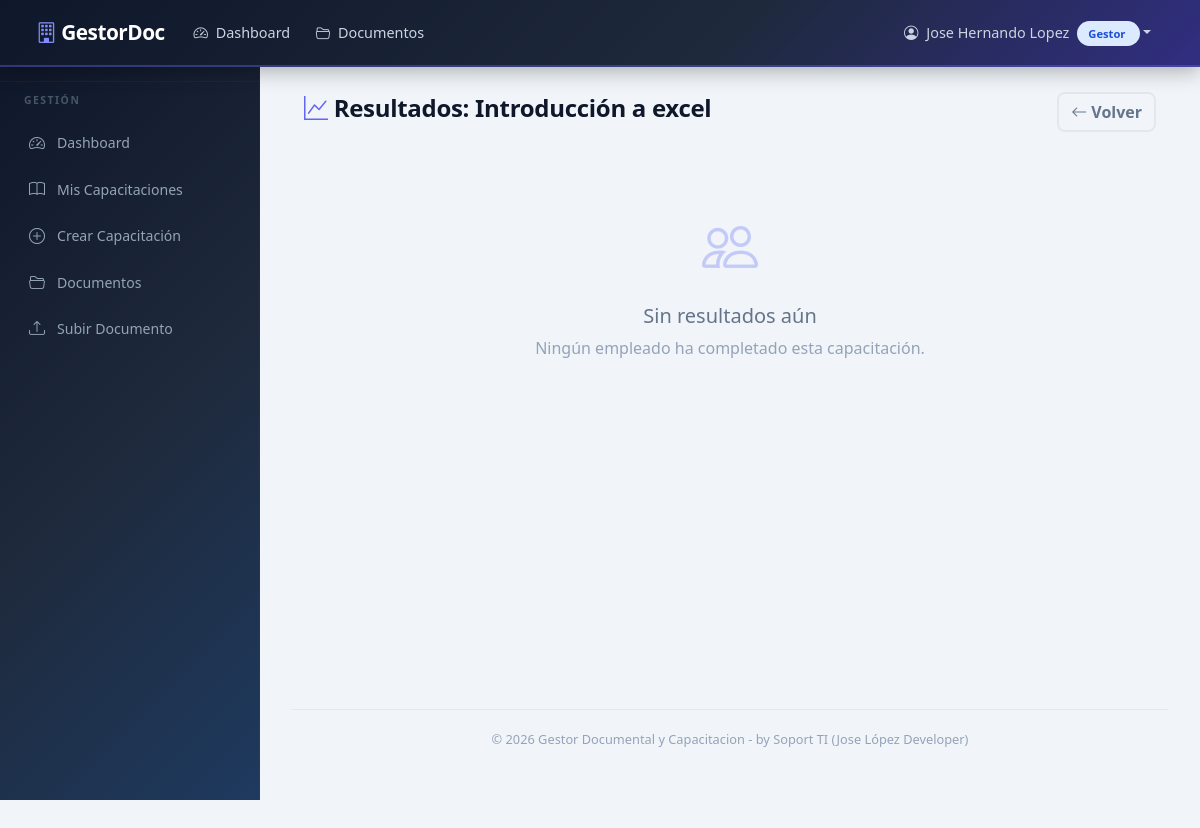
/capacitacion/1/resultados (signed in), run on an earlier commit of the app's database.
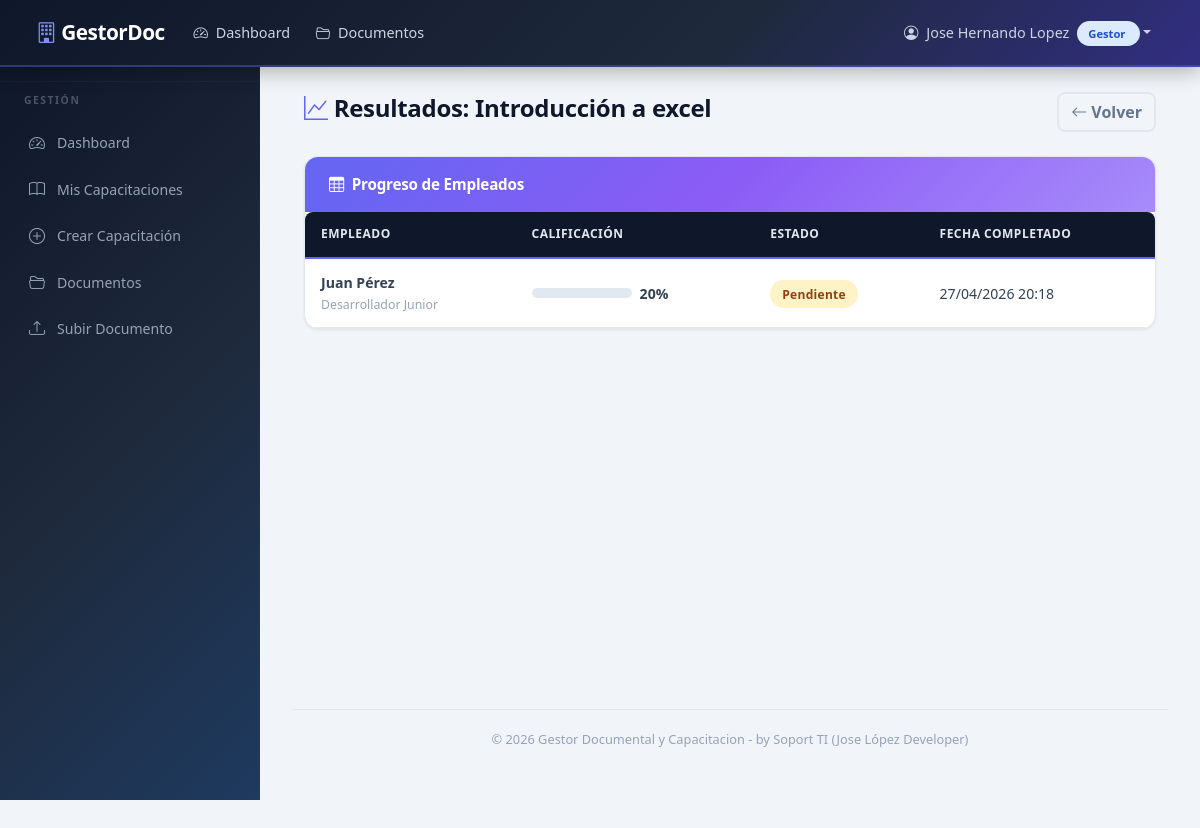
And on a later commit of the database.
### models.py (models this page shows, shortened)
class ProgresoCapacitacion(db.Model):
    __tablename__ = 'progreso_capacitacion'
    id = db.Column(db.Integer, primary_key=True)
    empleado_id = db.Column(
        db.Integer, db.ForeignKey('empleado.id'), nullable=False
    )
    capacitacion_id = db.Column(
        db.Integer, db.ForeignKey('capacitacion.id'), nullable=False
    )
    calificacion = db.Column(db.Integer, default=0)  # 0-100
    estado = db.Column(db.String(20), default='Pendiente')  # Pendiente/Aprobado
    fecha_completado = db.Column(db.DateTime, nullable=True)
    respuestas_json = db.Column(db.Text, default='')  # JSON con las respuestas dadas
    __table_args__ = (
        db.UniqueConstraint(
            'empleado_id', 'capacitacion_id',
            name='uq_empleado_capacitacion'
        ),
    )

class User(UserMixin, db.Model):
    __tablename__ = 'user'
    id = db.Column(db.Integer, primary_key=True)
    username = db.Column(db.String(80), unique=True, nullable=False)
    password_hash = db.Column(db.String(256), nullable=False)
    nombres = db.Column(db.String(120), nullable=False, default='')
    apellidos = db.Column(db.String(120), nullable=False, default='')
    role = db.Column(db.String(20), nullable=False, default='Empleado')
    activo = db.Column(db.Boolean, default=True)
    fecha_creacion = db.Column(db.DateTime, default=datetime.utcnow)
    gestor = db.relationship('Gestor', backref='user', uselist=False, lazy=True)
    empleado = db.relationship('Empleado', backref='user', uselist=False, lazy=True)
    @property
    def nombre_completo(self):
        return f'{self.nombres} {self.apellidos}'.strip()

class Empleado(db.Model):
    __tablename__ = 'empleado'
    id = db.Column(db.Integer, primary_key=True)
    user_id = db.Column(db.Integer, db.ForeignKey('user.id'), nullable=False)
    cargo = db.Column(db.String(100), nullable=False, default='Empleado')
    fecha_ingreso = db.Column(db.Date, nullable=False, default=datetime.utcnow)
    progreso_capacitaciones = db.relationship(
        'ProgresoCapacitacion', backref='empleado', lazy=True
    )

### routes/gestor.py (the view)
@gestor_bp.route('/capacitacion/<int:capacitacion_id>/resultados')
@login_required
def ver_resultados(capacitacion_id):
    gestor = get_gestor()
    if not gestor:
        flash('Acceso no autorizado.', 'danger')
        return redirect(url_for('main.dashboard'))
    cap = Capacitacion.query.get_or_404(capacitacion_id)
    if cap.gestor_id != gestor.id:
        flash('No tiene permisos para ver estos resultados.', 'danger')
        return redirect(url_for('gestor.mis_capacitaciones'))
    progresos = ProgresoCapacitacion.query.filter_by(
        capacitacion_id=cap.id
    ).all()
    return render_template('gestor/resultados.html',
                           capacitacion=cap, progresos=progresos, gestor=gestor)

### routes/gestor.py (called while the page is built)
def get_gestor():
    return Gestor.query.filter_by(user_id=current_user.id).first()

### templates/gestor/resultados.html (shortened to what this page needs)
{% extends "base.html" %}
{% block content %}
<div class="container-fluid">
    <div class="d-flex justify-content-between align-items-center mb-4">
        <h4>
            <i class="bi bi-graph-up"></i> Resultados: {{ capacitacion.titulo }}
        </h4>
        <a href="{{ url_for('gestor.mis_capacitaciones') }}" class="btn btn-outline-secondary">
            <i class="bi bi-arrow-left"></i> Volver
        </a>
    </div>
    {% if not progresos %}
    <div class="empty-state">
        <i class="bi bi-people d-block"></i>
        <h5>Sin resultados aún</h5>
        <p class="text-muted">Ningún empleado ha completado esta capacitación.</p>
    </div>
    {% else %}
    <div class="card-custom">
        <div class="card-header">
            <i class="bi bi-table"></i> Progreso de Empleados
        </div>
        <div class="card-body p-0">
            <table class="table-custom">
                <thead>
                    <tr>
                        <th>Empleado</th>
                        <th>Calificación</th>
                        <th>Estado</th>
                        <th>Fecha Completado</th>
                    </tr>
                </thead>
                <tbody>
                    {% for progreso in progresos %}
                    <tr>
                        <td>
                            <strong>{{ progreso.empleado.user.nombre_completo }}</strong>
                            <br><small class="text-muted">{{ progreso.empleado.cargo }}</small>
                        </td>
                        <td>
                            <div class="d-flex align-items-center gap-2">
                                <div class="progress-custom" style="width: 100px;">
                                </div>
                                <strong>{{ progreso.calificacion }}%</strong>
                            </div>
                        </td>
                        <td>
                            {% if progreso.estado == 'Aprobado' %}
                                <span class="badge-estado badge-aprobado">✓ Aprobado</span>
                            {% else %}
                                <span class="badge-estado badge-pendiente">Pendiente</span>
                            {% endif %}
                        </td>
                        <td>
                            {{ progreso.fecha_completado.strftime('%d/%m/%Y %H:%M')
                               if progreso.fecha_completado else 'N/A' }}
                        </td>
                    </tr>
                    {% endfor %}
                </tbody>
            </table>
        </div>
    </div>
    {% endif %}
</div>
{% endblock %}

What changed in the data, as far as the page shows it:
added ProgresoCapacitacion: empleado.user.nombre_completo "Juan Pérez", empleado.cargo "Desarrollador Junior", calificacion "20", estado "Pendiente", fecha_completado "27/04/2026 20:18"
Also different on the page:
text no longer shown: "Sin resultados aún Ningún empleado ha completado esta capacitación."
text now shown: "Progreso de Empleados EMPLEADO CALIFICACIÓN ESTADO FECHA COMPLETADO"
